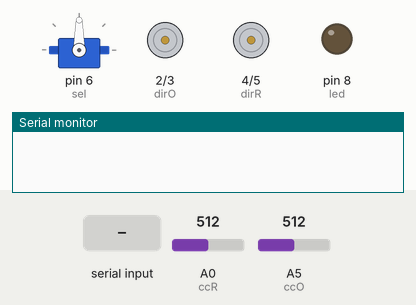
Simulated run of this sketch. Board: Arduino Uno, built with avr-gcc and run on an emulated ATmega328P. Parts: servo, direction and speed pins drawn as motors (green arrow = direction pin HIGH = forward, orange = LOW = backward, longer = more drive), output pins drawn as LEDs (lit = HIGH), the last lines printed to the serial monitor. Inputs (shaded band) come from the test bench; at power-on: A0 (ccR) = 512, A5 (ccO) = 512.

Above: at 1.2 s.
1.3 s: "b" received over Serial
At 2.2 s:
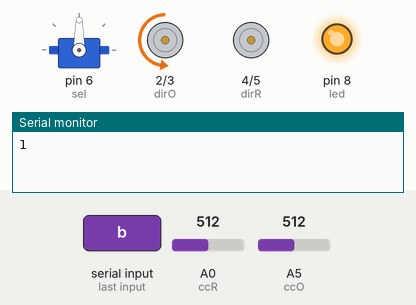
4.6 s: byte 107 ('k') received over Serial
At 5.8 s:
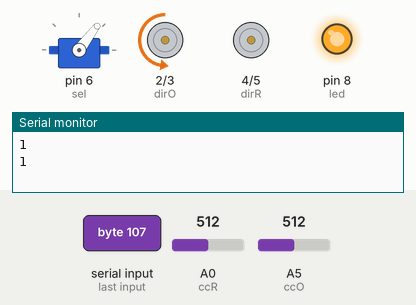
7.9 s: "c" received over Serial
At 8.8 s:
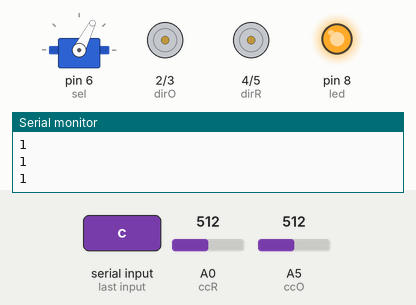
11.2 s: byte 106 ('j') received over Serial
At 12.4 s:
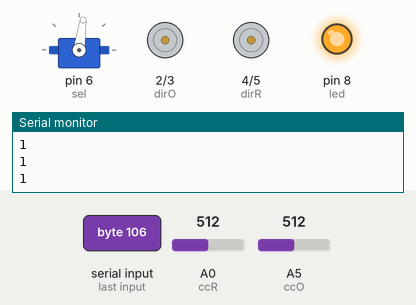
14.5 s: "f" received over Serial
At 16.0 s:
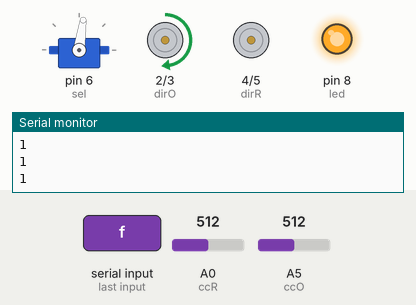
17.8 s: "g" received over Serial
Timing chart, 0 to 22.1 s (numbered marks = the images above; inputs shaded):
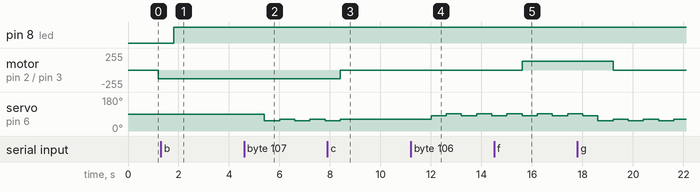

Measured:
- after the input at 1.3 s, pin 8 (led): LOW → HIGH after 0.50 s
- after the input at 4.6 s, servo on pin 6 (sel): alternates 63° for 0.60 s and 53° for 0.60 s, starting after 0.80 s
- after the input at 7.9 s, motor on pin 2 (dirO) / pin 3 (pwmO): backward 128/255 → stopped after 0.51 s; servo on pin 6 (sel): goes on until 8.4 s, then stays 63°
- after the input at 11.2 s, servo on pin 6 (sel): alternates 92° for 0.60 s and 82° for 0.60 s, starting after 0.81 s
- after the input at 14.5 s, motor on pin 2 (dirO) / pin 3 (pwmO): stopped → forward 128/255 after 1.1 s

The sketch:

Actionneurs.pde
```cpp
/**
 * \file MainActionneurs.cpp
 * \brief Permet de controler les actionneurs
 *
 * exécute les ordres qui lui sont passées, voici la liste des ordres :\n\n
 * "?" quelle carte est-tu (ie 1) \n
 * "a" lit la valeur du jumper \n
 * "b" allume la led \n
 * "c" arrete les actions \n
 * "d" range le bras, dangereux si rails pleins \n //11 bras rangés
 * "e" monte le bras, verrouillage oranges \n //01 bras montésc
 * "f" baisse le bras \n //10 bras en bas
 * "g" démarre le rouleau sens montant \n
 * "h" démarre le rouleau sens descendant \n
 * "i" stoppe le rouleau \n
 * "j" oriente les tomates vers la gauche \n
 * "k" oriente les tomates vers la droite \ni
 * "l" mesure du courant oranges\n
 * "m" mesure du courant rouleau\n
 * "n" lire position bras\n
 * "o" stoppe sélecteur
 * "p" place le sélecteur en position milieu
 */

#include <Servo.h>
//**INIT DES PINS**
//Commandes moteurs :
//oranges :
const int pwmO = 3;//pin acceptant du pwm : 3-5-6-9-10-11
const int dirO = 2;
//rouleau :
const int pwmR = 5;
const int dirR = 4;
//sélecteur :
const int sel = 6;
Servo selServo;
//jumper :
const int jmp = 7;
//led :
const int led = 8;
//Contrôle courant :
const int ccO = 5;//oranges
const int ccR = 0;//rouleau
//capteurs bras oranges :
const int brO1 = 13;
//const int brO2 = 12;

//**INIT DES VALEURS**
//Bras des oranges :
int posDemO = 0;//Position demandée : 0=rangé, 1=intermédiaire, 2=bas, autre=arrêt
int sensO = 1;//sens descente du bras des oranges
int sensOC = 0;//sens montant du bras des oranges
unsigned long previousMillisO = 0;//dernier changement d'état
int periodeO = 50;//periode de controle d'etat
int timerO = 0;//nombre de période de contrôle à considérer.
int tempsMaxO = 44;//temps d'attente (en nombre de période) ; 27<->1,35s, 44<->2,2s.
int tmpO = 0;//direction précédente de mouvementdu bras (info nécessaire au leverBras).
//Oscillateur selecteur :
char actifSel = 0;//etat d'activité du selecteur
int refSel = 72;//valeur autour de laquelle osciller.
int amplitude = 0;//amplitude du mouvement
int dernEtat = 72;//dernière position du sélecteur.
int periode = 250;//periode d'oscillation (millisecondes)
unsigned long previousMillis = 0;//dernier changement d'etat
int refG = 87;//référence de position gauche
int refD = 58;//référence de position droite
int refM = 72;//référence de position milieu

//Valeurs max des pwm
const int maxO = 128;//6V
const int maxR = 255;//24V

//derniers sens rouleau :
int tmpR = 0;
//Valeur max des courants :
const int maxC = 624;
const int maxMax = 400;//seuil spécial moteur oranges
//Compteur de dépassement en courant :
int depO = 0, depR = 0;

/**
 * \fn void setup()
 * \brief initialise la connection série à 57600 bauds
 */
void setup() {
	Serial.begin(57600);
	pinMode(pwmO,OUTPUT);
	pinMode(dirO,OUTPUT);
	pinMode(pwmR,OUTPUT);
	pinMode(dirR,OUTPUT);
	pinMode(led,OUTPUT);
	pinMode(sel,OUTPUT);
	digitalWrite(led,0);
	pinMode(jmp,INPUT);
	pinMode(ccO,INPUT);
	pinMode(ccR,INPUT);
	pinMode(brO1,INPUT);
	//pinMode(brO2,INPUT);
	selServo.attach(sel);

	// hack pwm interdit, overclock by Bobo pour accélérer le pwm des moteurs.
	TCCR2B &= ~(1 << CS20);
	TCCR2B &= ~(1 << CS22);
	TCCR2B |= (1 << CS21);
}

/**
 * \fn void loop()
 * \brief traitera en permanence les commandes qui lui sont passées
 */
void loop() {
	char c=0;
	unsigned long currentMillis = millis();
	if (Serial.available()!=0) {
		c=Serial.read();
		switch (c) {
			case '?' :
				Serial.println("1");
				break;
			case 'a' :
				lireJumper();
				break;
			case 'b' :
				allumerLed();
				Serial.println("1");
				break;
			case 'c' :
				arreteTout();
				Serial.println("1");
				actifSel = 0;
				posDemO = 4;
				break;
			case 'd' :
				rangeBras();
				Serial.println("1");
				break;
			case 'e' :
				monteBras();
				Serial.println("1");
				break;
			case 'f' :
				baisseBras();
				Serial.println("1");
				break;
			case 'g' :
				demarreRouleauHaut();
				Serial.println("1");
				actifSel = 1;
				break;
			case 'h' :
				demarreRouleauBas();
				Serial.println("1");
				actifSel = 1;
				break;
			case 'i' :
				stoppeRouleau();
				Serial.println("1");
				actifSel = 0;
				break;
			case 'j' :
				tomateGauche();
				Serial.println("1");
				actifSel = 1;
				break;
			case 'k' :
				tomateDroite();
				Serial.println("1");
				actifSel = 1;
				break;
			case 'l' :
				Serial.println(analogRead(ccO));
				break;
			case 'm' :
				Serial.println(analogRead(ccR));
				break;
			case 'n' :
				lirePositionBras();
				break;
			case 'o' :
				actifSel = 0;
				Serial.println("1");
				break;
			case 'p' :
				tomateMilieu();
				Serial.println("1");
				break;

		}
	}
	//les raffraichissement pour le contrôle des courants.(Rouleau)
	controleCourantRouleau();
	//Oscillations selecteur tomates
        if (currentMillis - previousMillis >= periode){
		if (actifSel !=0 ){
		        previousMillis = currentMillis;
			oscilleSel();
		}
                //Serial.print(analogRead(ccR));
                //Serial.print("\t");
                //Serial.println(tmpR);
	}
	//mouvement bras
	if (currentMillis - previousMillisO >= periodeO){
		if (timerO > 0){
			timerO--;
		}
		else{
			timerO = 0;
			if (posDemO == 2){
				stoppeBras();
			}
		}
		previousMillisO = currentMillis;
		bougeBras(posDemO);
	}
}

/**
 * \fn void lireJumper()
 * \brief revoie l'état du jumper à l'eeepc
 *
 * lie l'état (branché ou non) du jumper pour déclencher le démarrage du robot.
 *
 */
void lireJumper() {
	Serial.println(digitalRead(jmp));
}

/**
 * \fn void allumerLed()
 * \brief allume la led
 *
 * allume la led pour montrer que le robot est prêt à partir.
 *
 */
void allumerLed() {
	digitalWrite(led,1);
}

/**
 * \fn void arreteTout()
 * \brief arrête tous les actionneurs
 *
 * met tous les pwm à 0, ce qui stoppe les actionneurs
 *
 */
void arreteTout() {
	analogWrite(pwmO,0);
	analogWrite(pwmR,0);
}

/**
 * \fn void rangeBras()
 * \brief Fait rentrer le bras dans sa position rentrée dans le robot.
 *
 * Quelle que soit la position actuelle du bras, il retourne dans sa position haute à partir de la valeur mesurée par le potar.
 *
 */
void rangeBras() {
	posDemO = 0;
}

/**
 * \fn void monteBras()
 * \brief Fait monter le bras dans sa position prise d'oranges
 *
 * Quelle que soit la position actuelle du bras, il va dans sa position prise d'oranges à partir de la position mesurée par le potar.
 *
 */
void monteBras() {
	posDemO = 1;
        if (digitalRead(brO1) == 0){
          tmpO = 0;
        }
        else {
          tmpO = 1;
        }
}

/**
 * \fn void baisseBras()
 * \brief Fait descendre le bras dans sa position basse
 *
 * Quelle que soit la position actuelle du bras, il va dans sa position basse à partir de la position mesurée par le potar.
 *
 */
void baisseBras() {
	posDemO = 2;
	timerO = tempsMaxO;
}

/**
 * \fn int controleCourantOrange()
 * \brief Controle le non dépassement du seuil anti-grillage du pont en H des oranges.
 *
 * Mesure et vérifie que le courant traversant le pont en H du bras des oranges ne dépasse pas le seuil choisi.
 *
 * \return code d'erreur : 1 en cas de dépassement, 0 sinon.
 */
int controleCourantOrange(){
	if (analogRead(ccO)>maxMax) {
		depO++;
	}
	else {
		if (depO!=0){
			depO--;
		}
		else {
			depO=0;
		}
	}
	if (depO>=20) {
		stoppeBras();
		//Serial.println("pb courant");
		return 1;
	}
	return 0;
}

/**
 * \fn void bougeBras(int posDemO)
 * \brief Fait bouger les bras
 *
 * Fait bouger les bras pour les faire aller dans la position demandée
 *
 * \param posDemO Position demandée
 *
 */
void bougeBras(int posDemO){
	if (posDemO == 0){//on monte
		digitalWrite(dirO,sensOC);
		analogWrite(pwmO,maxO);
		controleCourantOrange();
	}
	else if (posDemO == 1) {//y faut voir...
		if (tmpO == 0 && digitalRead(brO1) == 1) {
			stoppeBras();
		}
		else if (tmpO == 1 && digitalRead(brO1)==0) {
			stoppeBras();
		}
		if (digitalRead(brO1)==0){
			digitalWrite(dirO,sensOC);
			analogWrite(pwmO,maxO);
			controleCourantOrange();
			tmpO = 0;
			//Serial.println("on monte");
		}
		else {//je descends
			digitalWrite(dirO,sensO);
			analogWrite(pwmO,maxO);
			controleCourantOrange();
			tmpO = 1;
			//Serial.println("on descend");
		}
	}
	else if (posDemO==2) {//on descend
		digitalWrite(dirO,sensO);
		analogWrite(pwmO,maxO);
		controleCourantOrange();
	}
	else {//on s'arrête
		stoppeBras();
	}
}

/**
 * \fn void stoppeBras()
 * \brief Arrête le bras
 *
 * Quoiqu'il fasse, le bras s'arrête.
 *
 */
void stoppeBras(){
	posDemO=4;
	analogWrite(pwmO,0);
}

/**
 * \fn void demarreRouleauBas()
 * \brief Fait tourner le rouleau, sens descendant
 *
 * Active le pwm du rouleau avec comme sens celui descendant (si le cablage est bien fait).
 *
 */
void demarreRouleauBas() {
	digitalWrite(dirR,0);
	analogWrite(pwmR,maxR);
	tomateGauche();
	tmpR = 0;
}

/**
 * \fn void demarreRouleauHaut()
 * \brief Fait tourner le rouleau, sens montant
 *
 * Active le pwm du rouleau avec comme sens celui montant (si le cablage est bien fait).
 *
 */
void demarreRouleauHaut() {
	digitalWrite(dirR,1);
	analogWrite(pwmR,maxR);
	tomateDroite();
	tmpR = 1;
}

/**
 * \fn int controleCourantRouleau()
 * \brief Controle le non dépassement du seuil anti-grillage du pont en H des oranges.
 *
 * Mesure et vérifie que le courant traversant le pont en H du bras des oranges ne dépasse pas le seuil choisi.
 *
 * \return code d'erreur : 1 en cas de dépassement, 0 sinon.
 */
int controleCourantRouleau(){
	if (analogRead(ccR)>maxMax) {
		depR++;
	}
	else {
		if (depR!=0){
			depR--;
		}
		else {
			depR=0;
		}
	}
	if (depR>=10) {
		//stoppeRouleau();//on coupe avant de tout griller
		analogWrite(pwmR,0);
		delay(50);//on lui laisse le temps de s'arrêter
		if (tmpR==0) {
			//demarreRouleauHaut();
                        digitalWrite(dirR,1);
		}
		if (tmpR==1) {
			//demarreRouleauBas();
                        digitalWrite(dirR,0);
		}
		delay(500);//on tente de le débloquer
		//stoppeRouleau();
		analogWrite(pwmR,0);
		delay(50);//on lui laisse le temps de s'arrêter
		if (tmpR==0){
			//demarreRouleauBas();
                        digitalWrite(dirR,0);
		}
		if (tmpR==1){
			//demarreRouleauHaut();
                        digitalWrite(dirR,1);
		}
		return 1;
	}
	return 0;
}

/**
 * \fn void stoppeRouleau()
 * \brief Arrête le rouleau
 *
 * Quoi qu'il fasse (y compris blocage) le rouleau s'arrête de tourner.
 *
 */
void stoppeRouleau() {
	analogWrite(pwmR,0);
}

/**
 * \fn void tomateGauche()
 * \brief envoie les tomates vers la gauche
 *
 * Active le pwm du moteur sélecteur pour envoyer les tomate vers la gauche.
 *
 */
void tomateGauche() {
	amplitude = 5;
	refSel = refG;
}

/**
 * \fn void tomateDroite()
 * \brief envoie les tomates vers la droite
 *
 * Active le pwm du moteur sélecteur pour envoyer les tomates vers la droite.
 *
 */
void tomateDroite() {
	amplitude = 5;
	refSel = refD;
}

/**
 * \fn void tomateMilieu()
 * \brief envoie les tomates vers la droite
 *
 * Active le pwm du moteur sélecteur pour envoyer les tomates vers la droite.
 *
 */
void tomateMilieu() {
	amplitude = 0;
	refSel = refM;
}


/**
 * \fn void oscilleSel()
 * \brief fait osciller le bras en continu
 *
 * Fait osciller le bras en continue
 *
 */
void oscilleSel(){
	if (dernEtat == refSel - amplitude){
		dernEtat = refSel + amplitude;
	}
	else {
		dernEtat = refSel - amplitude;
	}
	selServo.write(dernEtat);
}

/**
 * \fn void lirePositionBras()
 * \brief lie et envoie la position actuelle des bras
 *
 * Lie et envoie le code de la position actuelle des bras.
 *
 */
void lirePositionBras() {
	Serial.print(digitalRead(brO1));
	Serial.print("\t");
	//Serial.println(digitalRead(brO2));
}
```
